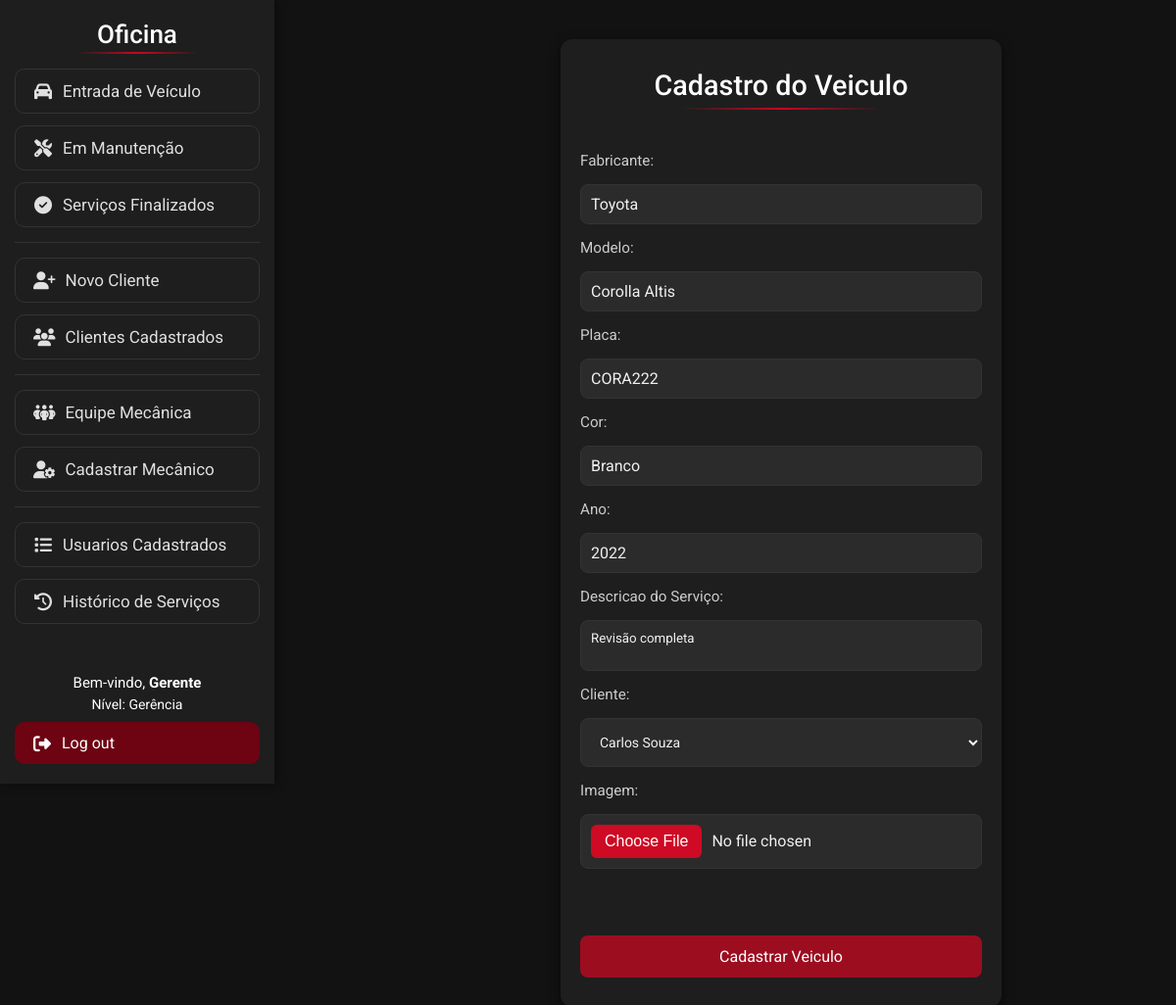
The page /Visao/AlterarCarro.php?idex=7 (signed in) on the database its author committed.
### tables this page shows
create table carro (
idCarro int auto_increment primary key,
idCliente int,
modelo varchar(120) not null,
fabricante varchar(40) not null,
ano smallint not null check (ano >= 1886),
placa varchar(80) not null unique,
cor varchar(50) not null,
caracteristicas TEXT,
imagem VARCHAR(255),
status ENUM('Manutencao', 'Finalizado') DEFAULT 'Manutencao',
dataCadastro datetime default current_timestamp,

foreign key (idCliente) references cliente(idCliente)
);

### Modelo/DAO/ClassCarroDAO.php (called while the page is built, shortened)
<?php
class ClassCarroDAO
{
    public function buscarCarro($id)
    {
        try {
            $pdo = Conexao::getInstance();
            $sql = "SELECT * FROM carro WHERE idCarro =:id";
            $stmt = $pdo->prepare($sql);
            $stmt->bindValue(':id', $id);
            $stmt->execute();
            return $stmt->fetch(PDO::FETCH_ASSOC);
        } catch (PDOException $exc) {
            echo $exc->getMessage();
        }
    }
}

### Modelo/DAO/ClassClienteDAO.php (called while the page is built, shortened)
<?php
class ClassClienteDAO
{
    public function listarClientes()
    {
        try {
            $pdo = Conexao::getInstance();
            $sql = "SELECT * FROM cliente ORDER BY (nome) ASC";
            $stmt = $pdo->prepare($sql);
            $stmt->execute();
            return $stmt->fetchAll(PDO::FETCH_ASSOC);
        } catch (PDOException $exc) {
            echo $exc->getMessage();
        }
    }
}

### Visao/AlterarCarro.php (the view, shortened to what this page needs)
<!DOCTYPE html>
<html lang="en">
<head>
    <link href="css/form.css" rel="stylesheet">
</head>
<body>
    <?php
    include 'Menu.php';
    require '../Modelo/DAO/ClassCarroDAO.php';
    require_once '../Modelo/DAO/ClassClienteDAO.php';
    $DAO = new ClassClienteDAO();
    $clientes = $DAO->listarClientes();
    $id = @$_GET['idex'];
    $carroDao = new ClassCarroDAO();
    $novoCarro = $carroDao->buscarCarro($id);
    ?>
    <div class="container">
        <h1>Cadastro do Veiculo</h1>
        <br>
        <form method="post" action="../Controle/ControleCarro.php?ACAO=alterarCarro" enctype="multipart/form-data">
            <label for="fabricante">Fabricante:</label>
            <input type="text" name="fabricante" id="fabricante" value="<?php echo $novoCarro['fabricante'] ?>">
            <label for="modelo">Modelo:</label>
            <input type="text" name="modelo" id="modelo" value="<?php echo $novoCarro['modelo'] ?>">
            <label for="placa">Placa:</label>
            <input type="text" name="placa" id="placa" value="<?php echo $novoCarro['placa'] ?>">
            <label for="cor">Cor:</label>
            <input type="text" name="cor" id="cor" value="<?php echo $novoCarro['cor'] ?>">
            <label for="ano">Ano:</label>
            <input type="number" name="ano" id="ano" min="1900" max="2200" value="<?php echo $novoCarro['ano'] ?>">
            <label for="caracteristicas">Descricao do Serviço:</label>
            <textarea style="    padding: 10px; border: 1px solid #333; border-radius: 8px; width: 100%; background-color: #2b2b2b; color: #f0f0f0; resize: none;" name="caracteristicas" id="caracteristicas" placeholder="Descricao sobre o Servico..."><?php echo $novoCarro['caracteristicas'] ?></textarea>
            <label for="cliente">Cliente:</label>
            <select name="cliente" id="cliente" style="    font-size: 14px; padding: 15px; border: 1px solid #333; border-radius: 8px; width: 100%; background-color: #2b2b2b; color: #f0f0f0; resize: none;">
                <?php
                foreach ($clientes as $cliente) {
                    $selected = ($cliente['idCliente'] == $novoCarro['idCliente']) ? 'selected' : '';
                    echo "<option value='" . $cliente['idCliente'] . "' $selected>" . $cliente['nome'] . "</option>";
                }
                ?>
            </select>
            <label for="imagem">Imagem:</label>
            <input type="file" name="imagem" id="imagem" accept="image/*"><br><br>
            <button type="submit">Cadastrar Veiculo</button>
        </form>
    </div>
</body>
</html>

### Visao/css/form.css (style rules this page uses)
* { box-sizing: border-box; font-family: 'Roboto', sans-serif; margin: 0; padding: 0; }
body { background-color: #121212; color: #e0e0e0; padding: 40px; margin-left: 280px; }
.container { background: #1e1e1e; padding: 30px 20px; border-radius: 12px; box-shadow: 0 4px 12px rgba(0, 0, 0, 0.6); width: 100%; max-width: 450px; min-width: 280px; text-align: center; margin-left: 30%; }
.container h1 { color: white; margin-bottom: 1.5rem; font-weight: 500; font-size: 1.8rem; text-align: center; position: relative; padding-bottom: 0.5rem; }
.container h1::after { content: ''; position: absolute; bottom: 0; left: 25%; width: 50%; height: 2px; background: linear-gradient(90deg, transparent, #ff0022c4, transparent); }
form { display: flex; flex-direction: column; gap: 15px; }
label { text-align: left; color: #cccccc; font-size: 0.95rem; }
input[type="text"], input[type="password"], input[type="email"], input[type="number"], input[type="file"] { padding: 10px; border: 1px solid #333; border-radius: 8px; width: 100%; background-color: #2b2b2b; color: #f0f0f0; font-size: 1rem; }
input::placeholder { color: #888; }
button { padding: 12px; border: none; border-radius: 8px; background-color: #ff00228f; color: white; font-size: 16px; cursor: pointer; transition: background-color 0.2s ease; width: 100%; }

### rows shown on the page
carro: fabricante "Toyota", modelo "Corolla Altis", placa "CORA222", cor "Branco", ano "2022", caracteristicas "Revisão completa"

### other values the page prints
$_SESSION['login'] "Gerente"
form field cliente "Carlos Souza"
